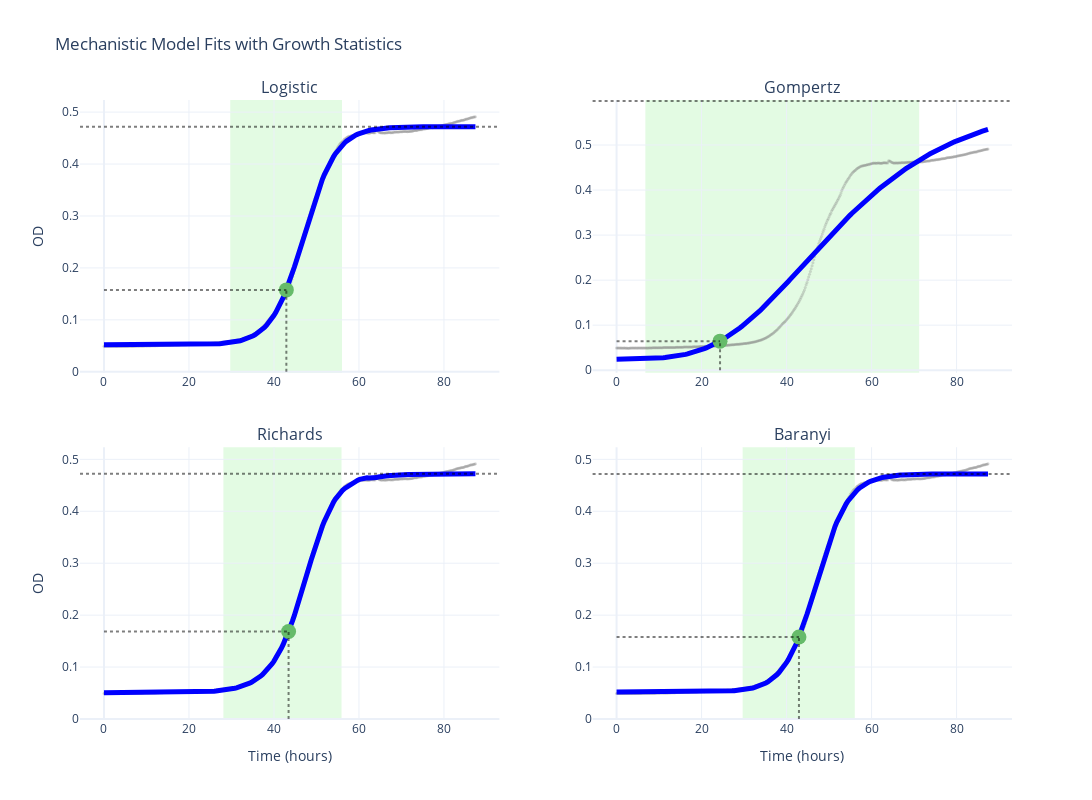

This figure's notebook cell:
### Markdown cell above
# Visualize the fitted mehcnistic models over the data

### Code cell
# Create subplots for each mechanistic model

fig_mech = make_subplots(
    rows=2,
    cols=2,
    subplot_titles=("Logistic", "Gompertz", "Richards", "Baranyi"),
    vertical_spacing=0.12,
    horizontal_spacing=0.10,
)

# Define subplot positions
subplot_positions = [
    (1, 1),  # mech_logistic
    (1, 2),  # mech_gompertz
    (2, 1),  # mech_richards
    (2, 2),  # mech_baranyi
]

# Plot each mechanistic model in its own subplot
for (model_name, fit), (row, col) in zip(mechanistic_fits.items(), subplot_positions):
    stats = mechanistic_stats[model_name]

    # Add data points to this subplot
    fig_mech.add_trace(
        go.Scatter(
            x=time,
            y=data,
            mode="markers",
            marker=dict(size=3, opacity=0.3, color="gray"),
            showlegend=False,
        ),
        row=row,
        col=col,
    )

    # Annotate with fit and growth statistics
    fig_mech = gc.plot.annotate_plot(
        fig_mech,
        scale="linear",
        phase_boundaries=(stats["exp_phase_start"], stats["exp_phase_end"]),
        time_umax=stats["time_at_umax"],
        od_umax=stats["od_at_umax"],
        od_max=stats["max_od"],
        umax=stats["specific_growth_rate"],
        umax_point=(stats["time_at_umax"], stats["od_at_umax"]),
        fitted_model=fit,
        row=row,
        col=col,
    )

# Update axes for all subplots
fig_mech.update_xaxes(title_text="Time (hours)", row=2, col=1)
fig_mech.update_xaxes(title_text="Time (hours)", row=2, col=2)
fig_mech.update_yaxes(title_text="OD", row=1, col=1)
fig_mech.update_yaxes(title_text="OD", row=2, col=1)

# Update layout
fig_mech.update_layout(
    title_text="Mechanistic Model Fits with Growth Statistics",
    height=800,
    width=1200,
    showlegend=False,
    template="plotly_white",
)

fig_mech.show()

### Figure 1 — Plotly figure (JSON) as saved in the notebook; plotly's stock layout.template omitted (floating-point values rounded to 4 significant figures; data arrays with more than 128 entries replaced by an {"elided": "..."} marker saying what was removed)
{"data": [{"marker": {"color": "gray", "opacity": 0.3, "size": 3}, "mode": "markers", "showlegend": false, "type": "scatter", "x": {"elided": "438 float values"}, "xaxis": "x", "y": {"elided": "438 float values"}, "yaxis": "y"}, {"line": {"color": "blue", "width": 5}, "mode": "lines", "name": "Mechanistic Logistic fit", "showlegend": false, "type": "scatter", "x": {"elided": "200 float values"}, "xaxis": "x", "y": {"elided": "200 float values"}, "yaxis": "y"}, {"marker": {"color": "#66BB6A", "size": 15, "symbol": "circle"}, "mode": "markers", "showlegend": false, "type": "scatter", "x": [42.91], "xaxis": "x", "y": [0.1577], "yaxis": "y"}, {"marker": {"color": "gray", "opacity": 0.3, "size": 3}, "mode": "markers", "showlegend": false, "type": "scatter", "x": {"elided": "438 float values"}, "xaxis": "x2", "y": {"elided": "438 float values"}, "yaxis": "y2"}, {"line": {"color": "blue", "width": 5}, "mode": "lines", "name": "Mechanistic Gompertz fit", "showlegend": false, "type": "scatter", "x": {"elided": "200 float values"}, "xaxis": "x2", "y": {"elided": "200 float values"}, "yaxis": "y2"}, {"marker": {"color": "#66BB6A", "size": 15, "symbol": "circle"}, "mode": "markers", "showlegend": false, "type": "scatter", "x": [24.35], "xaxis": "x2", "y": [0.0645], "yaxis": "y2"}, {"marker": {"color": "gray", "opacity": 0.3, "size": 3}, "mode": "markers", "showlegend": false, "type": "scatter", "x": {"elided": "438 float values"}, "xaxis": "x3", "y": {"elided": "438 float values"}, "yaxis": "y3"}, {"line": {"color": "blue", "width": 5}, "mode": "lines", "name": "Mechanistic Richards fit", "showlegend": false, "type": "scatter", "x": {"elided": "200 float values"}, "xaxis": "x3", "y": {"elided": "200 float values"}, "yaxis": "y3"}, {"marker": {"color": "#66BB6A", "size": 15, "symbol": "circle"}, "mode": "markers", "showlegend": false, "type": "scatter", "x": [43.44], "xaxis": "x3", "y": [0.1683], "yaxis": "y3"}, {"marker": {"color": "gray", "opacity": 0.3, "size": 3}, "mode": "markers", "showlegend": false, "type": "scatter", "x": {"elided": "438 float values"}, "xaxis": "x4", "y": {"elided": "438 float values"}, "yaxis": "y4"}, {"line": {"color": "blue", "width": 5}, "mode": "lines", "name": "Mechanistic Baranyi fit", "showlegend": false, "type": "scatter", "x": {"elided": "200 float values"}, "xaxis": "x4", "y": {"elided": "200 float values"}, "yaxis": "y4"}, {"marker": {"color": "#66BB6A", "size": 15, "symbol": "circle"}, "mode": "markers", "showlegend": false, "type": "scatter", "x": [42.91], "xaxis": "x4", "y": [0.1578], "yaxis": "y4"}], "layout": {"annotations": [{"font": {"size": 16}, "showarrow": false, "text": "Logistic", "x": 0.225, "xanchor": "center", "xref": "paper", "y": 1, "yanchor": "bottom", "yref": "paper"}, {"font": {"size": 16}, "showarrow": false, "text": "Gompertz", "x": 0.775, "xanchor": "center", "xref": "paper", "y": 1, "yanchor": "bottom", "yref": "paper"}, {"font": {"size": 16}, "showarrow": false, "text": "Richards", "x": 0.225, "xanchor": "center", "xref": "paper", "y": 0.44, "yanchor": "bottom", "yref": "paper"}, {"font": {"size": 16}, "showarrow": false, "text": "Baranyi", "x": 0.775, "xanchor": "center", "xref": "paper", "y": 0.44, "yanchor": "bottom", "yref": "paper"}], "height": 800, "shapes": [{"fillcolor": "lightgreen", "layer": "below", "line": {"width": 0}, "opacity": 0.25, "type": "rect", "x0": 29.71, "x1": 56.01, "xref": "x", "y0": 0, "y1": 1, "yref": "y domain"}, {"line": {"color": "black", "dash": "dot", "width": 2}, "opacity": 0.5, "type": "line", "x0": 42.91, "x1": 42.91, "xref": "x", "y0": 0, "y1": 0.1577, "yref": "y"}, {"line": {"color": "black", "dash": "dot", "width": 2}, "opacity": 0.5, "type": "line", "x0": 0, "x1": 42.91, "xref": "x", "y0": 0.1577, "y1": 0.1577, "yref": "y"}, {"line": {"color": "black", "dash": "dot", "width": 2}, "opacity": 0.5, "type": "line", "x0": 0, "x1": 1, "xref": "x domain", "y0": 0.4719, "y1": 0.4719, "yref": "y"}, {"fillcolor": "lightgreen", "layer": "below", "line": {"width": 0}, "opacity": 0.25, "type": "rect", "x0": 6.774, "x1": 71.2, "xref": "x2", "y0": 0, "y1": 1, "yref": "y2 domain"}, {"line": {"color": "black", "dash": "dot", "width": 2}, "opacity": 0.5, "type": "line", "x0": 24.35, "x1": 24.35, "xref": "x2", "y0": 0, "y1": 0.0645, "yref": "y2"}, {"line": {"color": "black", "dash": "dot", "width": 2}, "opacity": 0.5, "type": "line", "x0": 0, "x1": 24.35, "xref": "x2", "y0": 0.0645, "y1": 0.0645, "yref": "y2"}, {"line": {"color": "black", "dash": "dot", "width": 2}, "opacity": 0.5, "type": "line", "x0": 0, "x1": 1, "xref": "x2 domain", "y0": 0.5977, "y1": 0.5977, "yref": "y2"}, {"fillcolor": "lightgreen", "layer": "below", "line": {"width": 0}, "opacity": 0.25, "type": "rect", "x0": 28.1, "x1": 55.9, "xref": "x3", "y0": 0, "y1": 1, "yref": "y3 domain"}, {"line": {"color": "black", "dash": "dot", "width": 2}, "opacity": 0.5, "type": "line", "x0": 43.44, "x1": 43.44, "xref": "x3", "y0": 0, "y1": 0.1683, "yref": "y3"}, {"line": {"color": "black", "dash": "dot", "width": 2}, "opacity": 0.5, "type": "line", "x0": 0, "x1": 43.44, "xref": "x3", "y0": 0.1683, "y1": 0.1683, "yref": "y3"}, {"line": {"color": "black", "dash": "dot", "width": 2}, "opacity": 0.5, "type": "line", "x0": 0, "x1": 1, "xref": "x3 domain", "y0": 0.4721, "y1": 0.4721, "yref": "y3"}, {"fillcolor": "lightgreen", "layer": "below", "line": {"width": 0}, "opacity": 0.25, "type": "rect", "x0": 29.67, "x1": 56.06, "xref": "x4", "y0": 0, "y1": 1, "yref": "y4 domain"}, {"line": {"color": "black", "dash": "dot", "width": 2}, "opacity": 0.5, "type": "line", "x0": 42.91, "x1": 42.91, "xref": "x4", "y0": 0, "y1": 0.1578, "yref": "y4"}, {"line": {"color": "black", "dash": "dot", "width": 2}, "opacity": 0.5, "type": "line", "x0": 0, "x1": 42.91, "xref": "x4", "y0": 0.1578, "y1": 0.1578, "yref": "y4"}, {"line": {"color": "black", "dash": "dot", "width": 2}, "opacity": 0.5, "type": "line", "x0": 0, "x1": 1, "xref": "x4 domain", "y0": 0.4719, "y1": 0.4719, "yref": "y4"}], "showlegend": false, "title": {"text": "Mechanistic Model Fits with Growth Statistics"}, "width": 1200, "xaxis": {"anchor": "y", "domain": [0, 0.45]}, "xaxis2": {"anchor": "y2", "domain": [0.55, 1]}, "xaxis3": {"anchor": "y3", "domain": [0, 0.45], "title": {"text": "Time (hours)"}}, "xaxis4": {"anchor": "y4", "domain": [0.55, 1], "title": {"text": "Time (hours)"}}, "yaxis": {"anchor": "x", "domain": [0.56, 1], "title": {"text": "OD"}}, "yaxis2": {"anchor": "x2", "domain": [0.56, 1]}, "yaxis3": {"anchor": "x3", "domain": [0, 0.44], "title": {"text": "OD"}}, "yaxis4": {"anchor": "x4", "domain": [0, 0.44]}}}
